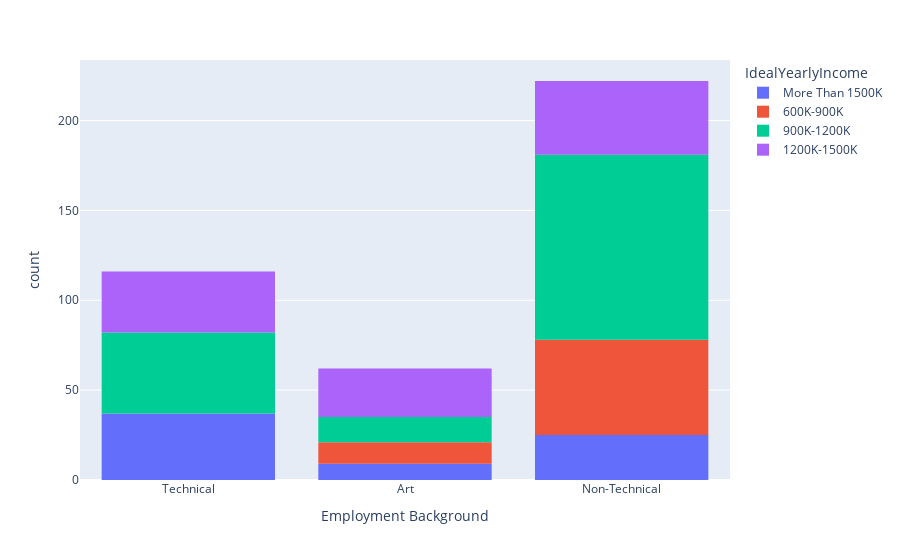

Notebook code cell kept with this figure:
### Code cell
px.histogram(raw_df,x='Employment Background',color='IdealYearlyIncome')

### Figure 1 — Plotly figure (JSON) as saved in the notebook; plotly's stock layout.template omitted (floating-point values rounded to 4 significant figures; data arrays with more than 128 entries replaced by an {"elided": "..."} marker saying what was removed)
{"data": [{"alignmentgroup": "True", "bingroup": "x", "hovertemplate": "IdealYearlyIncome=More Than 1500K<br>Employment Background=%{x}<br>count=%{y}<extra></extra>", "legendgroup": "More Than 1500K", "marker": {"color": "#636efa"}, "name": "More Than 1500K", "offsetgroup": "More Than 1500K", "orientation": "v", "showlegend": true, "type": "histogram", "x": ["Technical", "Art", "Non-Technical", "Technical", "Non-Technical", "Non-Technical", "Technical", "Technical", "Non-Technical", "Technical", "Technical", "Technical", "Non-Technical", "Art", "Non-Technical", "Technical", "Technical", "Non-Technical", "Technical", "Non-Technical", "Non-Technical", "Non-Technical", "Technical", "Technical", "Non-Technical", "Non-Technical", "Technical", "Technical", "Non-Technical", "Non-Technical", "Technical", "Non-Technical", "Technical", "Technical", "Technical", "Art", "Art", "Technical", "Technical", "Non-Technical", "Technical", "Technical", "Technical", "Art", "Art", "Non-Technical", "Art", "Non-Technical", "Art", "Technical", "Technical", "Non-Technical", "Technical", "Non-Technical", "Technical", "Technical", "Technical", "Technical", "Technical", "Non-Technical", "Technical", "Technical", "Technical", "Technical", "Non-Technical", "Technical", "Art", "Non-Technical", "Non-Technical", "Technical", "Non-Technical"], "xaxis": "x", "yaxis": "y"}, {"alignmentgroup": "True", "bingroup": "x", "hovertemplate": "IdealYearlyIncome=600K-900K<br>Employment Background=%{x}<br>count=%{y}<extra></extra>", "legendgroup": "600K-900K", "marker": {"color": "#EF553B"}, "name": "600K-900K", "offsetgroup": "600K-900K", "orientation": "v", "showlegend": true, "type": "histogram", "x": ["Art", "Non-Technical", "Non-Technical", "Non-Technical", "Non-Technical", "Non-Technical", "Non-Technical", "Non-Technical", "Non-Technical", "Non-Technical", "Non-Technical", "Non-Technical", "Non-Technical", "Non-Technical", "Non-Technical", "Non-Technical", "Non-Technical", "Non-Technical", "Non-Technical", "Non-Technical", "Non-Technical", "Non-Technical", "Non-Technical", "Non-Technical", "Non-Technical", "Non-Technical", "Non-Technical", "Non-Technical", "Non-Technical", "Art", "Non-Technical", "Non-Technical", "Non-Technical", "Non-Technical", "Non-Technical", "Art", "Art", "Art", "Non-Technical", "Non-Technical", "Non-Technical", "Non-Technical", "Non-Technical", "Art", "Non-Technical", "Art", "Non-Technical", "Non-Technical", "Art", "Art", "Art", "Non-Technical", "Non-Technical", "Non-Technical", "Non-Technical", "Non-Technical", "Non-Technical", "Art", "Non-Technical", "Art", "Non-Technical", "Non-Technical", "Non-Technical", "Non-Technical", "Non-Technical"], "xaxis": "x", "yaxis": "y"}, {"alignmentgroup": "True", "bingroup": "x", "hovertemplate": "IdealYearlyIncome=900K-1200K<br>Employment Background=%{x}<br>count=%{y}<extra></extra>", "legendgroup": "900K-1200K", "marker": {"color": "#00cc96"}, "name": "900K-1200K", "offsetgroup": "900K-1200K", "orientation": "v", "showlegend": true, "type": "histogram", "x": {"elided": "162 str values"}, "xaxis": "x", "yaxis": "y"}, {"alignmentgroup": "True", "bingroup": "x", "hovertemplate": "IdealYearlyIncome=1200K-1500K<br>Employment Background=%{x}<br>count=%{y}<extra></extra>", "legendgroup": "1200K-1500K", "marker": {"color": "#ab63fa"}, "name": "1200K-1500K", "offsetgroup": "1200K-1500K", "orientation": "v", "showlegend": true, "type": "histogram", "x": ["Technical", "Technical", "Art", "Technical", "Art", "Art", "Non-Technical", "Non-Technical", "Technical", "Technical", "Non-Technical", "Non-Technical", "Art", "Non-Technical", "Technical", "Art", "Technical", "Non-Technical", "Technical", "Non-Technical", "Non-Technical", "Technical", "Art", "Non-Technical", "Non-Technical", "Non-Technical", "Technical", "Technical", "Art", "Technical", "Art", "Non-Technical", "Technical", "Non-Technical", "Art", "Technical", "Non-Technical", "Technical", "Non-Technical", "Art", "Non-Technical", "Non-Technical", "Non-Technical", "Non-Technical", "Non-Technical", "Art", "Art", "Art", "Non-Technical", "Non-Technical", "Technical", "Non-Technical", "Technical", "Technical", "Non-Technical", "Technical", "Art", "Non-Technical", "Technical", "Non-Technical", "Technical", "Technical", "Art", "Art", "Non-Technical", "Art", "Non-Technical", "Non-Technical", "Non-Technical", "Technical", "Non-Technical", "Non-Technical", "Technical", "Non-Technical", "Technical", "Art", "Non-Technical", "Art", "Art", "Art", "Art", "Art", "Technical", "Technical", "Art", "Technical", "Technical", "Non-Technical", "Technical", "Technical", "Non-Technical", "Non-Technical", "Technical", "Non-Technical", "Technical", "Art", "Art", "Non-Technical", "Art", "Non-Technical", "Non-Technical", "Technical"], "xaxis": "x", "yaxis": "y"}], "layout": {"barmode": "relative", "legend": {"title": {"text": "IdealYearlyIncome"}, "tracegroupgap": 0}, "margin": {"t": 60}, "xaxis": {"anchor": "y", "domain": [0, 1], "title": {"text": "Employment Background"}}, "yaxis": {"anchor": "x", "domain": [0, 1], "title": {"text": "count"}}}}
